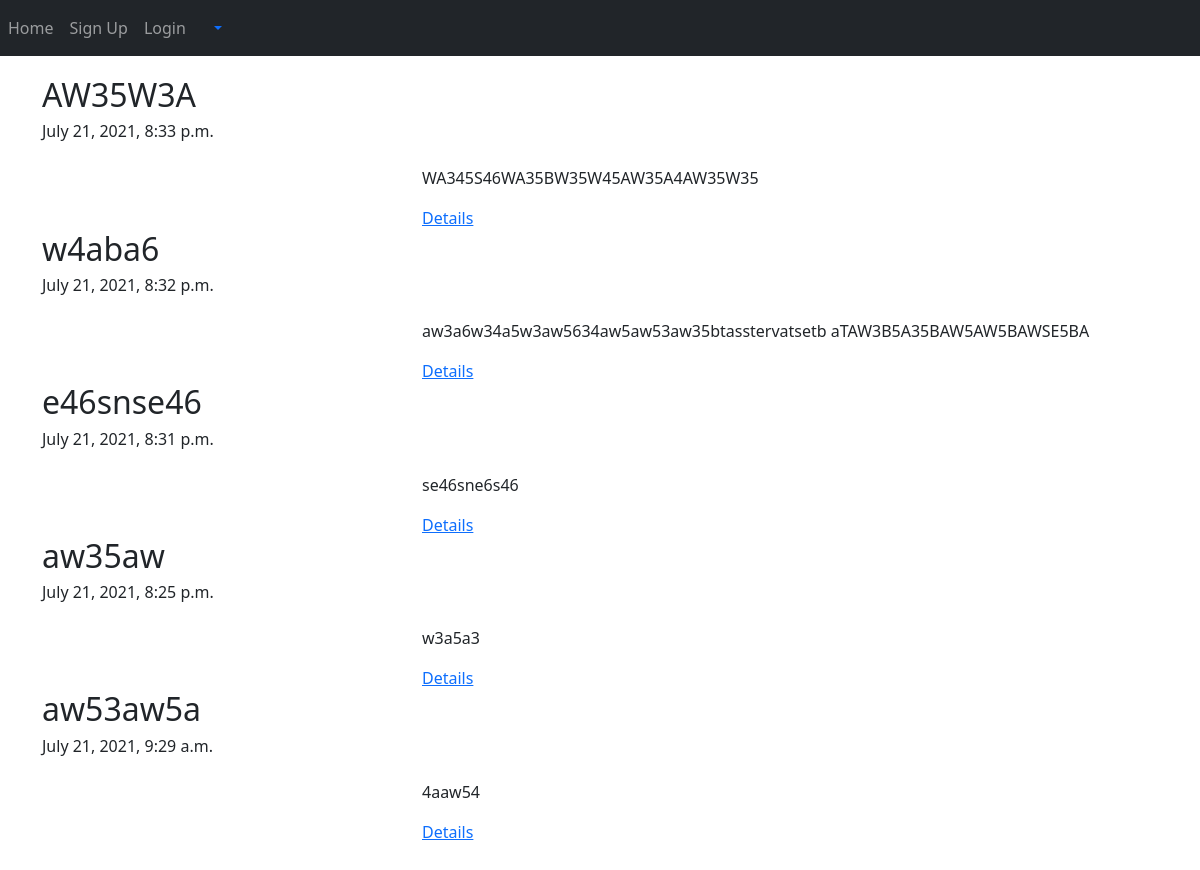
The page /blog/ on the database as committed earlier.
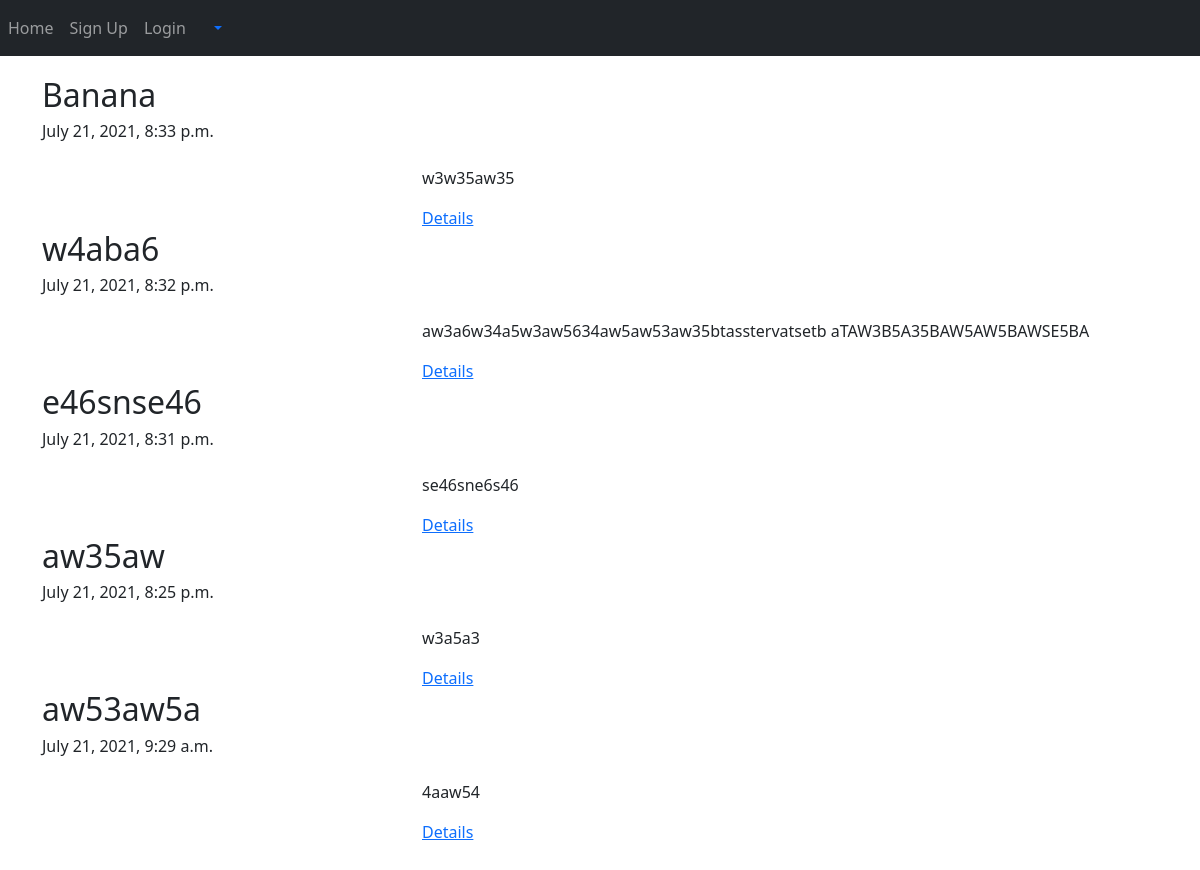
The same page on the database as committed later.
### App_Blog/models.py (models this page shows, shortened)
class Blog(models.Model):
    author = models.ForeignKey(User, on_delete=models.CASCADE, related_name='post_author')
    blog_title = models.CharField(max_length=264, verbose_name='Make a title')
    slug = models.SlugField(max_length=264, unique=True)
    blog_content = models.TextField(verbose_name='What is on your mind?')
    publish_date = models.DateTimeField(auto_now_add=True)
    update_date = models.DateTimeField(auto_now_add=True)
    class Meta:
        ordering = ['-publish_date']

### App_Blog/views.py (the view)
# urls.py: path('', views.BlogList.as_view(), name='blog_list'),
class BlogList(ListView):
    context_object_name = 'blogs'
    model = Blog
    template_name = 'App_Blog/blog_list.html'
    queryset = Blog.objects.order_by('-publish_date')

### templates/App_Blog/blog_list.html (shortened to what this page needs)
{% extends 'base.html' %}
{% block body_block %}
{% for blog in blogs %}
<h2> {{ blog.blog_title }} </h2>
<h6> {{ blog.publish_date }}</h6>
<div class="row">
    <div class="col-sm-4">
    </div>
    <div class="col-sm-8">
        <p>{{ blog.blog_content | linebreaks }}</p>
        <a href="{% url 'App_Blog:blog_details' slug=blog.slug %}">Details</a>
    </div>
</div>
{% endfor %}
{% endblock %}

Rows that differ between the two databases and show on the page:
changed Blog: blog_title "AW35W3A" → "Banana"; blog_content "WA345S46WA35BW35W45AW35A4AW35W35" → "w3w35aw35"
